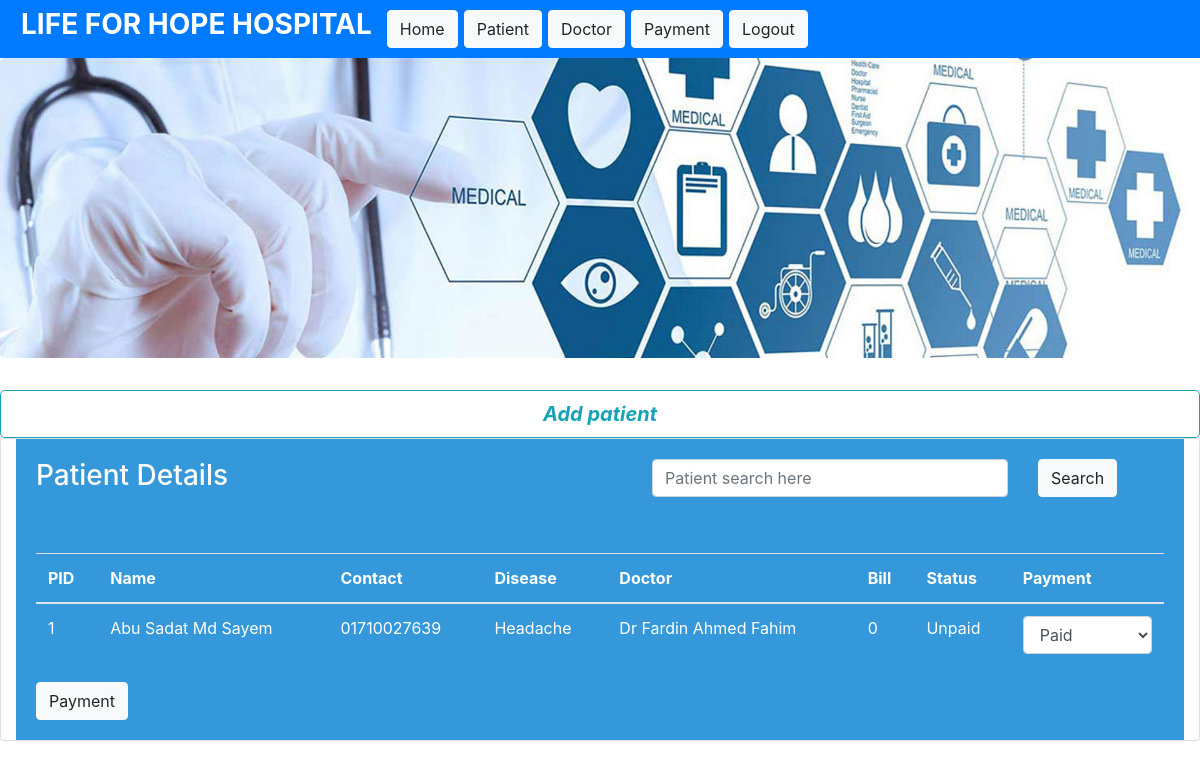
/HMS/payment.php?pid=1, run on the app's committed database.
### tables this page shows
CREATE TABLE `book_app` (
  `pid` int(11) NOT NULL,
  `fname` varchar(500) NOT NULL,
  `lname` varchar(500) NOT NULL,
  `age` int(11) NOT NULL,
  `weight` int(11) NOT NULL,
  `gender` varchar(500) NOT NULL,
  `address` varchar(1000) NOT NULL,
  `phno` varchar(500) NOT NULL,
  `disease` varchar(500) NOT NULL,
  `docid` int(11) NOT NULL
);

CREATE TABLE `doctor` (
  `docid` int(11) NOT NULL,
  `doc_name` varchar(500) NOT NULL,
  `dept` varchar(500) NOT NULL,
  `fee` int(11) NOT NULL,
  `start` varchar(500) NOT NULL
);

CREATE TABLE `bill_n_report` (
  `pid` int(11) NOT NULL,
  `report` varchar(50000) DEFAULT 'N/A',
  `all_test` varchar(5000) DEFAULT 'N/A',
  `due` int(11) NOT NULL DEFAULT '0',
  `status` varchar(500) NOT NULL DEFAULT 'Paid'
);

### HMS/payment.php (the view, shortened to what this page needs)
<!DOCTYPE html>
<html>
<head>
	<link rel="stylesheet" href="https://maxcdn.bootstrapcdn.com/bootstrap/4.0.0-beta.2/css/bootstrap.min.css">
</head>
<body>
	<nav class="navbar sticky-top navbar-light bg-primary">
  <form class="form-inline">
    <h3><b><font color="#ffffff" style="padding-left:5px;padding-right:15px;">LIFE FOR HOPE HOSPITAL </font></b></h3>
    <a href="admin-panel.php" class="btn btn-light">Home</a>
    <a href="patient_details.php" class="btn btn-light">Patient</a>
    <a href="doctor_details.php" class="btn btn-light">Doctor</a>
    <a href="patient_search.php" class="btn btn-light">Payment</a>
    <a href="index.php" class="btn btn-light">Logout</a>
  </form>
</nav>
	<div class="jumbotron" style="background: url('Image/hims.jpg') no-repeat;background-size: cover; height: 300px"></div>
	<a href="admin-panel.php" class="btn btn-outline-info btn-lg btn-block" ><b><i>Add patient</i></b></a>
	<div class= "card">
		<div class="container-fluid">
			<div class="card-body" style="background-color: #3498DB; color: #ffffff">
			<div class="row">
				<div class="col-md-3"><h3>Patient Details</h3></div><hr>
				<div class="col-md-8">
					<form class = "form-group" action="patient_search.php" method = "get">
						<div class="row">
							<span style="padding-left:230px;"></span>
							<div class="col-md-6">
								<input type="text" name="psearch" class="form-control" placeholder="Patient search here"></div>
						<div class="col-md-2">
							<input type="submit" name="search" class="btn btn-light" value="Search"></div>
						</div>
					</form>
				</div>
			</div></div>
		<div class="card-body" style="background-color: #3498DB; color: #ffffff">
		<table class="table table-hover">
  <thead>
    <tr>
      <th scope="col">PID</th>
      <th scope="col">Name</th>
      <th scope="col">Contact</th>
      <th scope="col">Disease</th>
      <th scope="col">Doctor</th>
      <th> Bill </th>
      <th> Status </th>
      <th> Payment</th>
    </tr>
  </thead>
  <tbody>
    <tr>
    <?php
    $con=mysqli_connect("localhost","root","","hospital_msdb");
    $pd = $_GET['pid'];
    $queryqw= "SELECT b.pid,fname,lname,phno,disease,doc_name,status,due
                          from book_app b join doctor d
                          on d.docid = b.docid
                          join bill_n_report r on b.pid = r.pid
                          WHERE b.pid = $pd";
    $result = mysqli_query($con,$queryqw);
    while ($row = mysqli_fetch_array($result))
    {
    	?>
      <form action="payment.php?pid=<?php echo $row['pid'];?>" method="POST">
        <td><?php echo $row['pid'] ?></td>
  		<td><?php echo $row['fname'] ?>
  			<?php echo $row['lname'] ?></td>
  		<td><?php echo $row['phno'] ?></td>
  		<td><?php echo $row['disease'] ?></td>
      <td><?php echo $row['doc_name'] ?></td>
  		<td><?php echo $row['due'] ?></td>
      <td><?php echo $row['status']?></td>
      <td><select name="payment" class="form-control">
                <option value ='Paid'>Paid</option>
      </select></td>
    </tr>
    <?php } ?>
  </tbody>
</table>
    <input type="submit" name = "pay" value="Payment" class="btn btn-light">
</div>
</div>
</body>
</html>

### data on the page
book_app: pid "1", fname "Abu Sadat", lname "Md Sayem", phno "01710027639", disease "Headache", docid.doc_name "Dr Fardin Ahmed Fahim", bill_n_report.due "0", bill_n_report.status "Unpaid"
